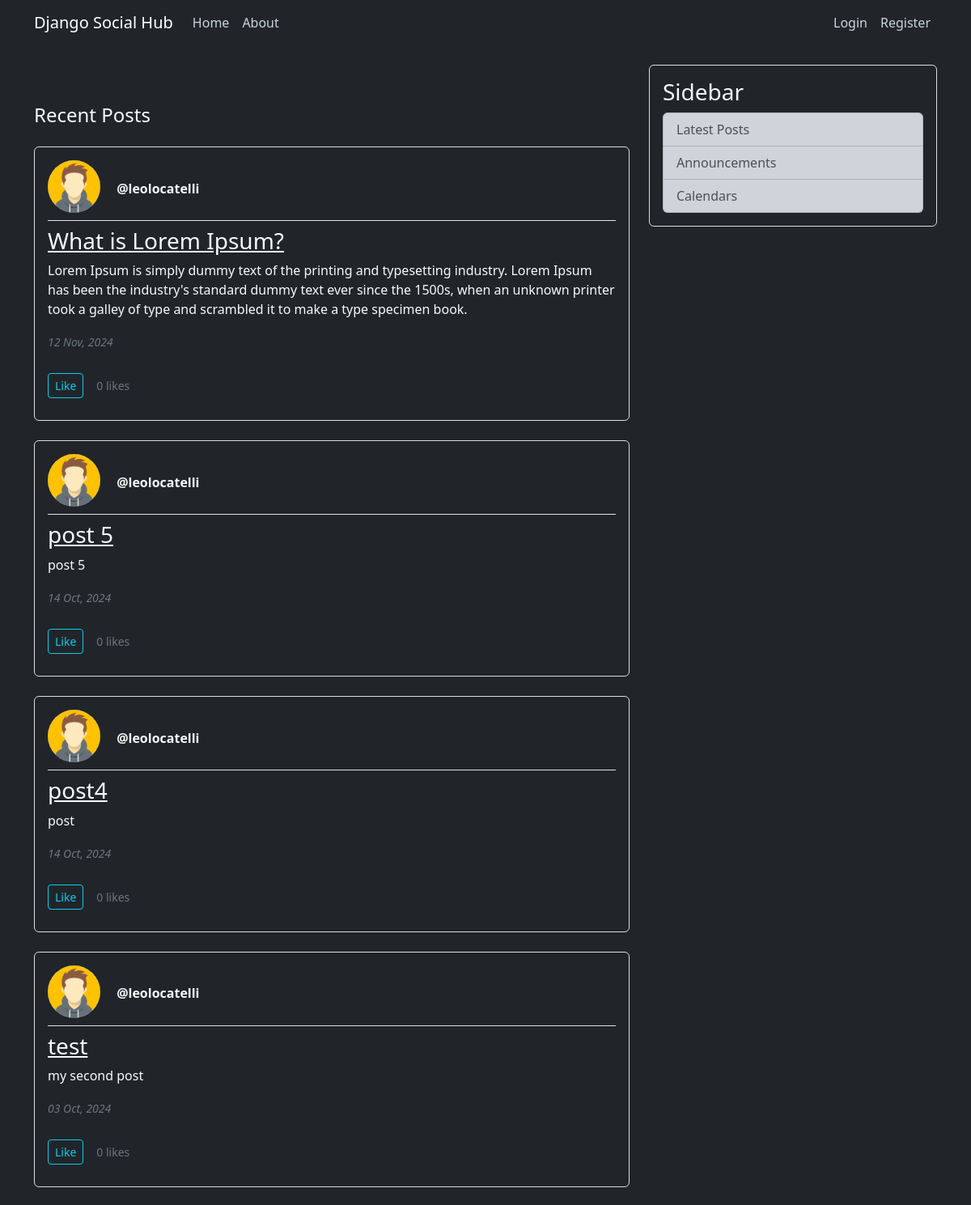
/ (upper part), run on an earlier commit of the app's database.
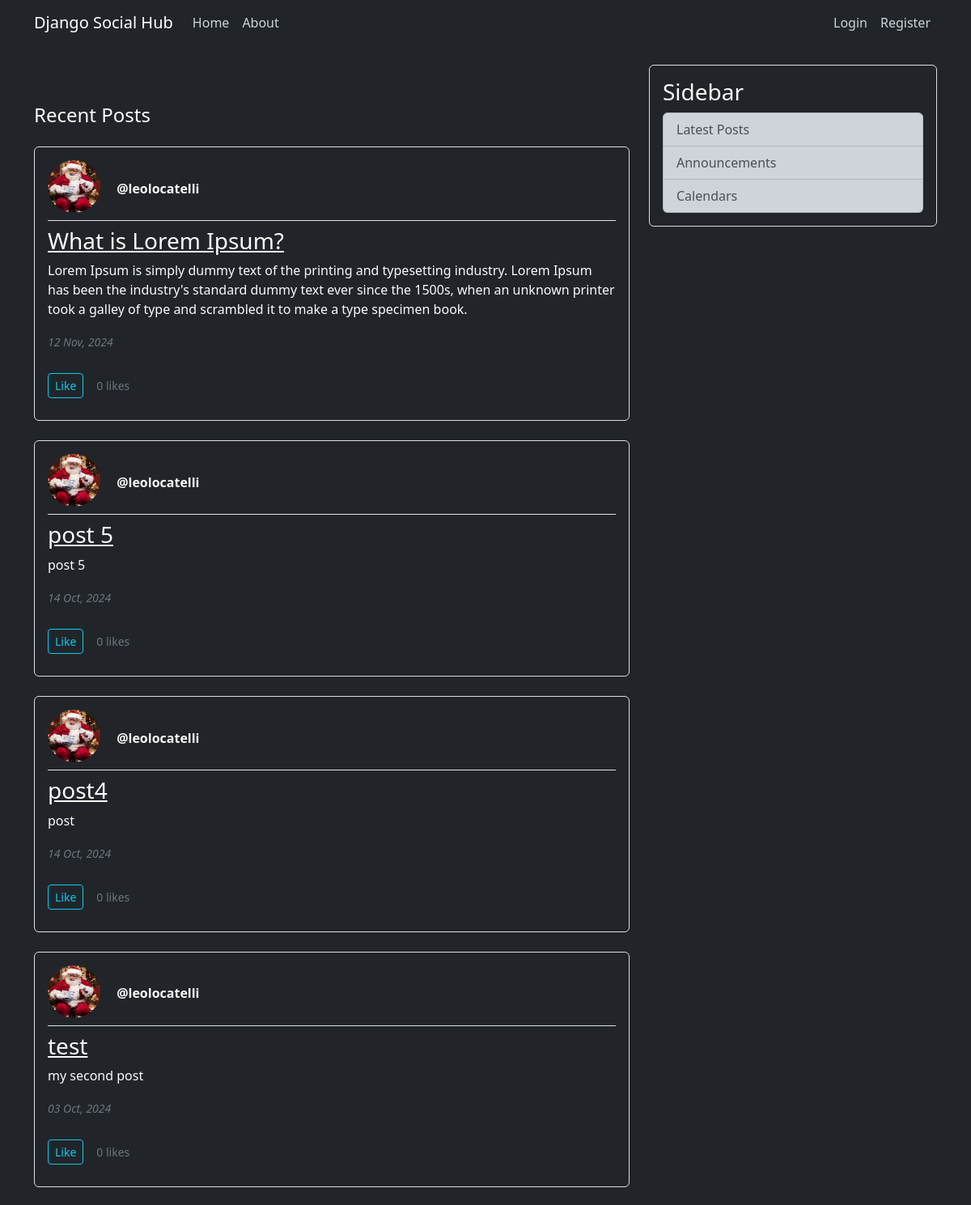
And on a later commit of the database.
### blog/models.py (models this page shows, shortened)
class Post(models.Model):
    title = models.CharField(max_length=100)
    content = models.TextField()
    date_posted = models.DateTimeField(default=timezone.now)
    author = models.ForeignKey(User, on_delete=models.CASCADE)
    likes = models.ManyToManyField(User, related_name='liked_posts', blank=True)  # new field of likes
    def total_likes(self):
        return self.likes.count()

### users/models.py (models this page shows, shortened)
class Profile(models.Model):
    user = models.OneToOneField(User, on_delete=models.CASCADE)
    image = models.ImageField(default='default.jpg', upload_to='profile_pics')

### blog/views.py (the view)
# urls.py: path('', PostListView.as_view(), name='blog-home'),  # Corrigido aqui também
class PostListView(ListView):
    model = Post
    template_name = 'blog/home.html'
    context_object_name = 'posts'
    ordering = ['-date_posted']
    paginate_by = 5

### blog/templates/blog/home.html (shortened to what this page needs)
{% extends 'blog/base.html' %}
{% block content %}
  <h2 class="h4 mb-4 mt-5">Recent Posts</h2>
  {% for post in posts %}
    <article class="media content-section bg-dark text-light mb-4 p-3 rounded">
      <div class="media-body">
        <div class="article-metadata mb-2">
          <img class="rounded-circle article-img me-3 mb-2" src="{{ post.author.profile.image.url }}" alt="Profile Picture" class="profile-pic" />
          <a class="fw-bold text-decoration-none text-light me-4" href="{% url 'user-posts' post.author.username %}">@{{ post.author }}</a>
        </div>
        <h3><a class="article-title text-light" href="{% url 'post-detail' post.id %}">{{ post.title }}</a></h3>
        <p class="article-content">{{ post.content }}</p>
        <div>
          <small class="text-secondary me-2 fst-italic">{{ post.date_posted|date:'d M, Y' }}</small>
        </div>
        <div class="d-flex align-items-center mt-3">
          <form action="{% url 'like-post' post.id %}" method="POST" class="mr-2 gap-3">
            <button type="submit"
              class="btn btn-sm {% if user in post.likes.all %}
                btn-info
              {% else %}
                btn-outline-info
              {% endif %}">
              {% if user in post.likes.all %}
                Unlike
              {% else %}
                Like
              {% endif %}
            </button>
          </form>
          <small class="text-secondary p-3">{{ post.total_likes }} likes</small>
        </div>
      </div>
    </article>
  {% endfor %}
{% endblock %}

What changed in the data, as far as the page shows it:
changed through a linked row, Post "What is Lorem Ipsum?": author.profile.image: a different picture
changed through a linked row, Post "post 5": author.profile.image: a different picture
changed through a linked row, Post "post4": author.profile.image: a different picture
changed through a linked row, Post "test": author.profile.image: a different picture
